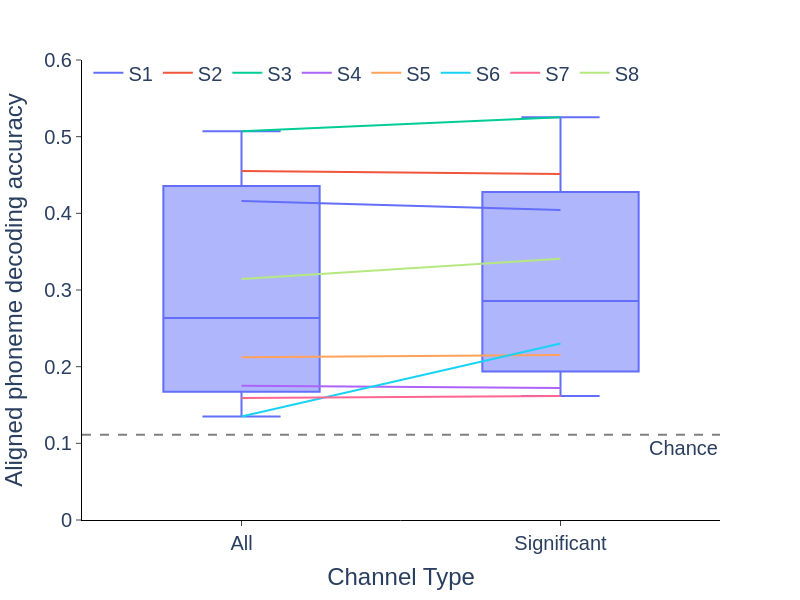

Notebook code cell kept with this figure:
### Code cell
fig_ind = 'pAll'
fig_df = ratio_df

fig = px.line(fig_df, x='Channels', y="Aligned", color='Patient', width=800, height=600, color_discrete_sequence=px.colors.qualitative.Plotly)
fig.add_traces(px.box(fig_df, x='Channels', y="Aligned").data)
fig.add_hline(y=1/9, line_dash='dash', line_color='grey', annotation_text='Chance', annotation_position='bottom right')
fig.update_layout(
    plot_bgcolor='white',
    legend=dict(
        orientation='h',
        yanchor='bottom',
        y=0.93,
        xanchor='left',
        x=0.01,
        title_text=''
    ),
    title_text='',
    title_x=0.5,
    font=dict(size=20, family='Arial')
)
fig.update_xaxes(
    title='Channel Type',
    mirror=False,
    ticks='outside',
    showline=True,
    linecolor='black',
    showgrid=False,
)
fig.update_yaxes(
    title='Aligned phoneme decoding accuracy',
    mirror=False,
    ticks='outside',
    showline=True,
    linecolor='black',
    showgrid=False,
    range=[0, 0.6]
)
fig.show()

### Figure 1 — Plotly figure (JSON) as saved in the notebook; plotly's stock layout.template omitted (floating-point values rounded to 4 significant figures)
{"data": [{"hovertemplate": "Patient=S1<br>Channels=%{x}<br>Aligned=%{y}<extra></extra>", "legendgroup": "S1", "line": {"color": "#636EFA", "dash": "solid"}, "marker": {"symbol": "circle"}, "mode": "lines", "name": "S1", "orientation": "v", "showlegend": true, "type": "scatter", "x": ["All", "Significant"], "xaxis": "x", "y": [0.4159, 0.4044], "yaxis": "y"}, {"hovertemplate": "Patient=S2<br>Channels=%{x}<br>Aligned=%{y}<extra></extra>", "legendgroup": "S2", "line": {"color": "#EF553B", "dash": "solid"}, "marker": {"symbol": "circle"}, "mode": "lines", "name": "S2", "orientation": "v", "showlegend": true, "type": "scatter", "x": ["All", "Significant"], "xaxis": "x", "y": [0.4554, 0.4514], "yaxis": "y"}, {"hovertemplate": "Patient=S3<br>Channels=%{x}<br>Aligned=%{y}<extra></extra>", "legendgroup": "S3", "line": {"color": "#00CC96", "dash": "solid"}, "marker": {"symbol": "circle"}, "mode": "lines", "name": "S3", "orientation": "v", "showlegend": true, "type": "scatter", "x": ["All", "Significant"], "xaxis": "x", "y": [0.5069, 0.5254], "yaxis": "y"}, {"hovertemplate": "Patient=S4<br>Channels=%{x}<br>Aligned=%{y}<extra></extra>", "legendgroup": "S4", "line": {"color": "#AB63FA", "dash": "solid"}, "marker": {"symbol": "circle"}, "mode": "lines", "name": "S4", "orientation": "v", "showlegend": true, "type": "scatter", "x": ["All", "Significant"], "xaxis": "x", "y": [0.1752, 0.1723], "yaxis": "y"}, {"hovertemplate": "Patient=S5<br>Channels=%{x}<br>Aligned=%{y}<extra></extra>", "legendgroup": "S5", "line": {"color": "#FFA15A", "dash": "solid"}, "marker": {"symbol": "circle"}, "mode": "lines", "name": "S5", "orientation": "v", "showlegend": true, "type": "scatter", "x": ["All", "Significant"], "xaxis": "x", "y": [0.2124, 0.2151], "yaxis": "y"}, {"hovertemplate": "Patient=S6<br>Channels=%{x}<br>Aligned=%{y}<extra></extra>", "legendgroup": "S6", "line": {"color": "#19D3F3", "dash": "solid"}, "marker": {"symbol": "circle"}, "mode": "lines", "name": "S6", "orientation": "v", "showlegend": true, "type": "scatter", "x": ["All", "Significant"], "xaxis": "x", "y": [0.135, 0.2301], "yaxis": "y"}, {"hovertemplate": "Patient=S7<br>Channels=%{x}<br>Aligned=%{y}<extra></extra>", "legendgroup": "S7", "line": {"color": "#FF6692", "dash": "solid"}, "marker": {"symbol": "circle"}, "mode": "lines", "name": "S7", "orientation": "v", "showlegend": true, "type": "scatter", "x": ["All", "Significant"], "xaxis": "x", "y": [0.1592, 0.1619], "yaxis": "y"}, {"hovertemplate": "Patient=S8<br>Channels=%{x}<br>Aligned=%{y}<extra></extra>", "legendgroup": "S8", "line": {"color": "#B6E880", "dash": "solid"}, "marker": {"symbol": "circle"}, "mode": "lines", "name": "S8", "orientation": "v", "showlegend": true, "type": "scatter", "x": ["All", "Significant"], "xaxis": "x", "y": [0.3143, 0.3409], "yaxis": "y"}, {"alignmentgroup": "True", "hovertemplate": "Channels=%{x}<br>Aligned=%{y}<extra></extra>", "legendgroup": "", "marker": {"color": "#636efa"}, "name": "", "notched": false, "offsetgroup": "", "orientation": "v", "showlegend": false, "type": "box", "x": ["All", "Significant", "All", "Significant", "All", "Significant", "All", "Significant", "All", "Significant", "All", "Significant", "All", "Significant", "All", "Significant"], "x0": " ", "xaxis": "x", "y": [0.4159, 0.4044, 0.4554, 0.4514, 0.5069, 0.5254, 0.1752, 0.1723, 0.2124, 0.2151, 0.135, 0.2301, 0.1592, 0.1619, 0.3143, 0.3409], "y0": " ", "yaxis": "y"}], "layout": {"annotations": [{"showarrow": false, "text": "Chance", "x": 1, "xanchor": "right", "xref": "x domain", "y": 0.1111, "yanchor": "top", "yref": "y"}], "font": {"family": "Arial", "size": 20}, "height": 600, "legend": {"orientation": "h", "title": {"text": ""}, "tracegroupgap": 0, "x": 0.01, "xanchor": "left", "y": 0.93, "yanchor": "bottom"}, "margin": {"t": 60}, "plot_bgcolor": "white", "shapes": [{"line": {"color": "grey", "dash": "dash"}, "type": "line", "x0": 0, "x1": 1, "xref": "x domain", "y0": 0.1111, "y1": 0.1111, "yref": "y"}], "title": {"text": "", "x": 0.5}, "width": 800, "xaxis": {"anchor": "y", "domain": [0, 1], "linecolor": "black", "mirror": false, "showgrid": false, "showline": true, "ticks": "outside", "title": {"text": "Channel Type"}}, "yaxis": {"anchor": "x", "domain": [0, 1], "linecolor": "black", "mirror": false, "range": [0, 0.6], "showgrid": false, "showline": true, "ticks": "outside", "title": {"text": "Aligned phoneme decoding accuracy"}}}}
